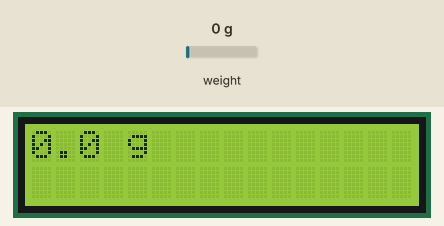
Bench run of a sketch on a simulated Arduino Uno, built with avr-gcc and run on an emulated ATmega328P. Shown: 16×2 character LCD. Inputs (shaded band) come from the test bench; at power-on: weight on the scale 0 g.

Above: at 1.2 s.
1.3 s: weight on the scale set to 100 g
At 2.5 s:
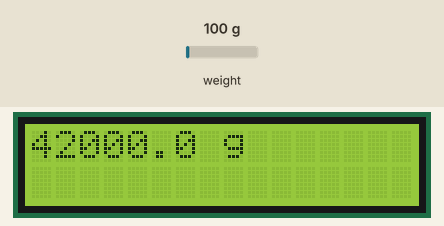
2.8 s: weight on the scale set to 1250 g
At 4.0 s:
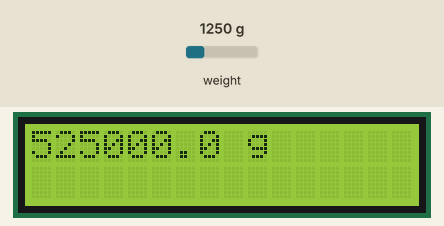
4.3 s: weight on the scale set to 2500 g
At 4.8 s:
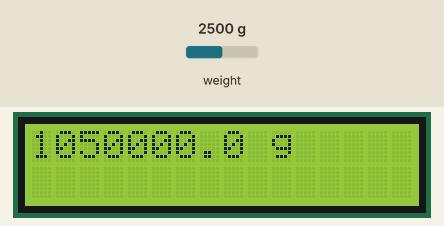
Timing chart, 0 to 7.3 s (numbered marks = the images above; inputs shaded):
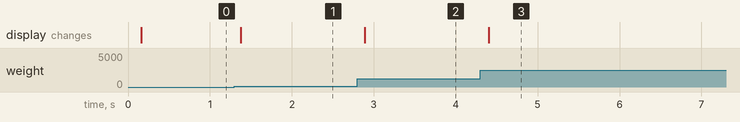

Measured:
- after the input at 1.3 s, the display: changes after 0.07 s (image 1)
- after the input at 2.8 s, the display: changes after 0.09 s (image 2)
- after the input at 4.3 s, the display: changes after 0.10 s (image 3)

The sketch:

HX711_1602shield_g.ino
```cpp
/* sample for digital weight scale of hx711, display with a HD44780 liquid crtstal monitor
 *
 * hardware design: syyyd
 * available at http://syyyd.taobao.com
 *
 * library design: Weihong Guan (@aguegu)
 * http://aguegu.net
 *
 * library host on
 * https://github.com/aguegu/Arduino
 * small changes by Nicu FLORICA (niq_ro), Craiova, 16.2.2018
 */

// Hx711.DOUT - pin #A2
// Hx711.SCK - pin #A3

// LCD.RS - pin 12
// LCD.En - pin 11
// LCD.D4 - pin 5
// LCD.D5 - pin 4
// LCD.D6 - pin 3
// LCD.D7 - pin 2

#include <LiquidCrystal.h>
#include <hx711.h>

LiquidCrystal lcd(8, 9, 4, 5, 6, 7);
Hx711 scale(A2, A3);

void setup() {

  lcd.begin(16, 2);

}

void loop() {

  lcd.setCursor(0, 0);
  lcd.print(scale.getGram(), 1);
  lcd.print(" g");
  lcd.print("       ");

  delay(200);
}
```
